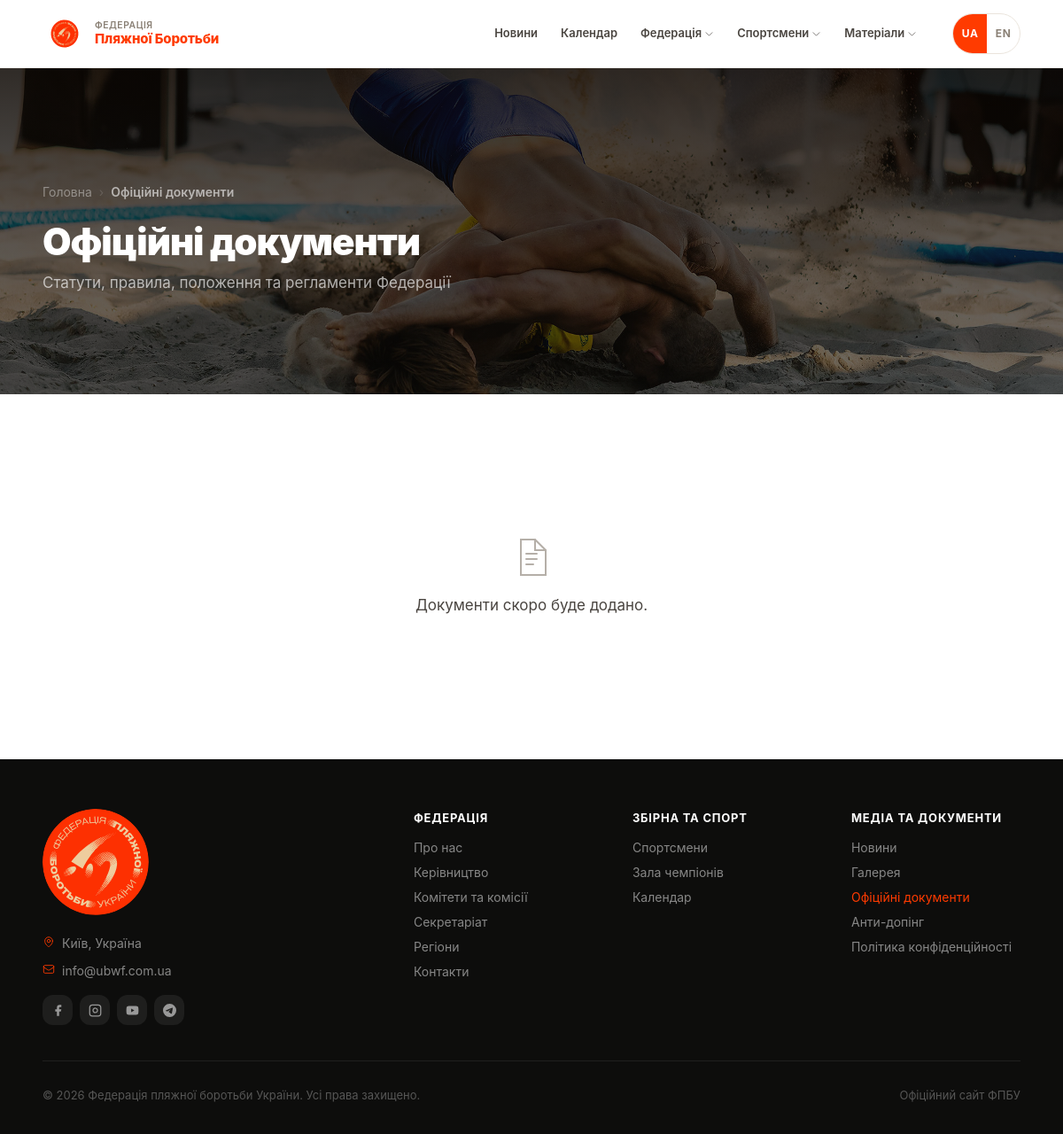
/documents, run on an earlier commit of the app's database.
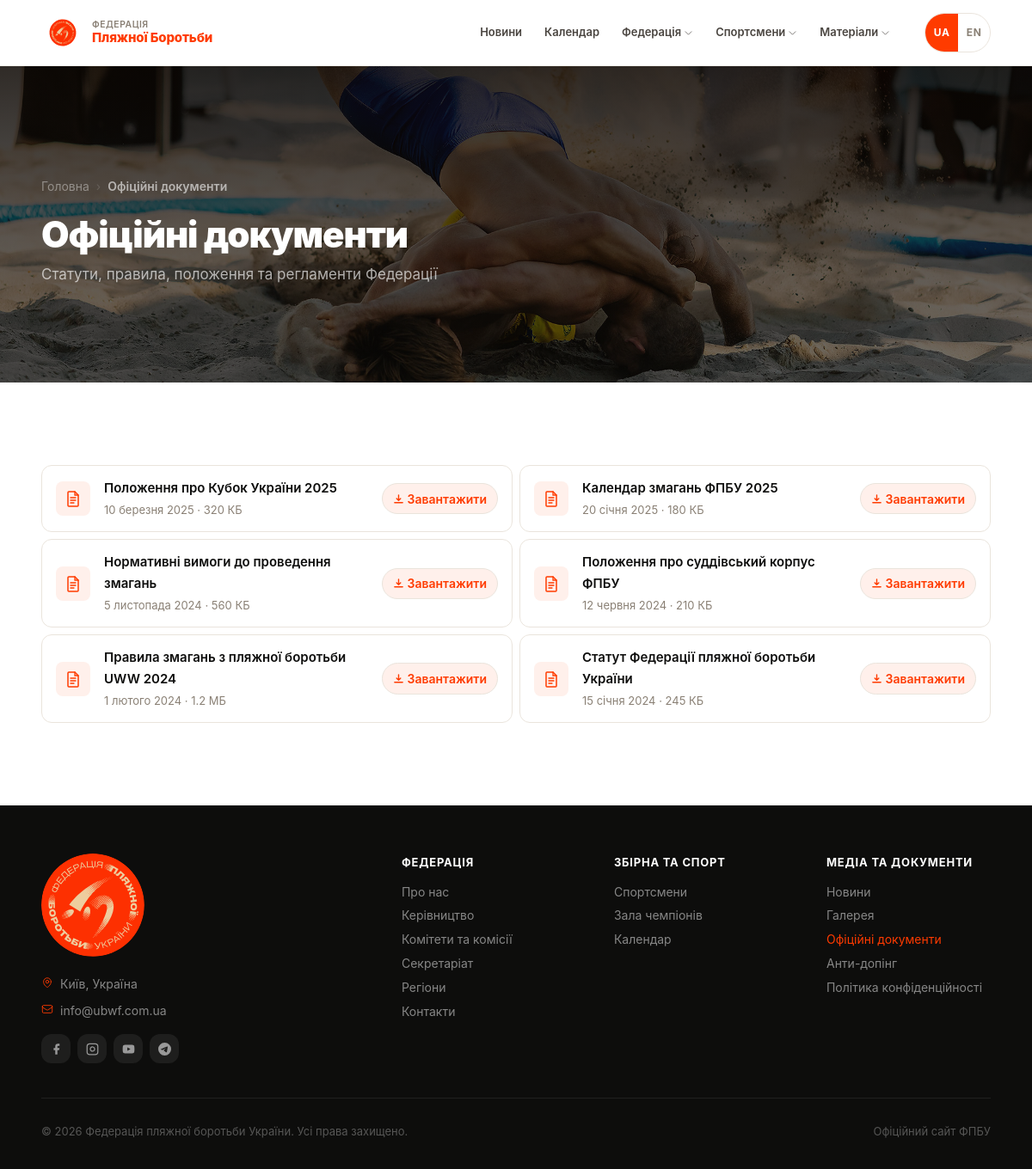
And on a later commit of the database.
### tables this page shows
CREATE TABLE documents (
        id INTEGER PRIMARY KEY AUTOINCREMENT,
        title TEXT NOT NULL,
        filename TEXT NOT NULL,
        category TEXT DEFAULT 'Загальне',
        uploaded_at TEXT NOT NULL,
        file_size TEXT
    , title_en TEXT);

### app.py (the view)
@app.route('/documents')
def documents():
    docs = db.get_documents(category='Офіційні документи')
    return render_template('documents/index.html', docs=docs, category='official')

### app.py (called while the page is built)
@app.before_request
def set_language():
    lang = request.cookies.get('lang', 'uk')
    g.lang = lang if lang in SUPPORTED_LANGS else 'uk'
    g.t    = make_t(g.lang)

@app.template_filter('lf')
def lang_field(row, field):
    if g.lang == 'en':
        try:
            v = row[field + '_en']
            if v: return v
        except (KeyError, IndexError, TypeError):
            pass
    try:
        return row[field]
    except (KeyError, IndexError, TypeError):
        return ''

@app.template_filter('date_long')
def date_long(date_str):
    try:
        d = datetime.strptime(date_str[:10], '%Y-%m-%d')
        return f"{MONTHS_EN[d.month]} {d.day}, {d.year}" if g.lang == 'en' else f"{d.day} {MONTHS_UK[d.month]} {d.year}"
    except Exception:
        return date_str

@app.context_processor
def inject_globals():
    return {
        'current_year': datetime.today().year,
        'lang': g.lang,
        't': g.t,
        'icon': _icon,
    }

def _fix_text_node(text):
    text = _PREP_RE.sub(lambda m: m.group(1) + ' ', text)
    text = _YEAR_RE.sub(r'\1 \2', text)
    return text

### db.py (called while the page is built)
def get_db():
    conn = sqlite3.connect(DB_PATH)
    conn.row_factory = sqlite3.Row
    conn.execute("PRAGMA journal_mode=WAL")
    return conn

def get_documents(category=None):
    conn = get_db()
    if category:
        rows = conn.execute("SELECT * FROM documents WHERE category = ? ORDER BY uploaded_at DESC", (category,)).fetchall()
    else:
        rows = conn.execute("SELECT * FROM documents ORDER BY category, uploaded_at DESC").fetchall()
    conn.close()
    return rows

### icons.py (called while the page is built)
def icon(name, cls='', size=None):
    inner = _ICONS.get(name, '')
    if not inner:
        return Markup('')
    class_attr = f' class="{cls}"' if cls else ''
    size_attr = f' width="{size}" height="{size}"' if size else ''
    return Markup(
        f'<svg{class_attr}{size_attr} xmlns="http://www.w3.org/2000/svg" fill="none" '
        f'viewBox="0 0 24 24" stroke-width="1.5" stroke="currentColor" aria-hidden="true">'
        f'{inner}</svg>'
    )

### translations.py (called while the page is built)
def make_t(lang):
    d = TRANSLATIONS.get(lang, UK)
    def t(key):
        return d.get(key, UK.get(key, key))
    return t

### templates/documents/index.html (shortened to what this page needs)
{% extends "base.html" %}
{% block content %}
<div class="page-hero page-hero--dark {% if category == 'antidoping' %}page-hero--antidoping{% else %}page-hero--documents{% endif %}">
    <div class="container">
        <nav class="breadcrumb">
            <a href="/" class="nav-link">{{ t('nav.home') }}</a><span class="sep">›</span>
            {% if category == 'antidoping' %}
            <span class="cur">{{ t('nav.docs.antidoping') }}</span>
            {% else %}
            <span class="cur">{{ t('nav.docs.official') }}</span>
            {% endif %}
        </nav>
        <h1 class="page-hero-title">
            {{ t('nav.docs.antidoping') if category == 'antidoping' else t('nav.docs.official') }}
        </h1>
        <p class="page-hero-desc">{{ t('docs.antidoping.desc') if category == 'antidoping' else t('docs.desc') }}</p>
    </div>
</div>
<section class="section">
    <div class="container">
        <div class="docs-list">
            {% if docs %}
            {% for doc in docs %}
            <div class="doc-item">
                <div class="doc-icon">
                    <svg width="20" height="20" viewBox="0 0 20 20" fill="none"><path d="M5 2h7l4 4v12a1 1 0 0 1-1 1H5a1 1 0 0 1-1-1V3a1 1 0 0 1 1-1Z" stroke="currentColor" stroke-width="1.5"/><path d="M12 2v4h4M7 9h6M7 12h6M7 15h4" stroke="currentColor" stroke-width="1.3" stroke-linecap="round"/></svg>
                </div>
                <div style="flex:1;min-width:0;">
                    <div class="doc-title">{{ doc | lf('title') }}</div>
                    <div class="doc-meta">{{ doc.uploaded_at | date_long }}{% if doc.file_size %} · {{ doc.file_size }}{% endif %}</div>
                </div>
                <a href="/documents/download/{{ doc.filename }}" class="doc-download">
                    <svg width="13" height="13" viewBox="0 0 14 14" fill="none"><path d="M7 2v7M4.5 6.5L7 9l2.5-2.5M2 11.5h10" stroke="currentColor" stroke-width="1.5" stroke-linecap="round" stroke-linejoin="round"/></svg>
                    {{ t('docs.download') }}
                </a>
            </div>
            {% endfor %}
            {% else %}
            <div class="empty-state">
                <svg viewBox="0 0 48 48" fill="none"><path d="M12 4h16l12 12v28H12V4Z" stroke="currentColor" stroke-width="2"/><path d="M28 4v12h12M18 20h12M18 26h12M18 32h8" stroke="currentColor" stroke-width="2" stroke-linecap="round"/></svg>
                <p>{{ t('docs.empty') }}</p>
            </div>
            {% endif %}
        </div>
    </div>
</section>
{% endblock %}

### templates/base.html (shortened to what this page needs)
<!DOCTYPE html>
<html lang="{{ lang }}">
<head>
    <link rel="stylesheet" href="{{ url_for('static', filename='css/main.css') }}?v=66">
</head>
<body>
<header class="site-header" id="site-header">
    <div class="container">
        <div class="hdr-inner">
            <a href="/" class="hdr-logo nav-link" data-nav-page="" aria-label="{{ t('site.name') }}">
                <img class="hdr-logo-mark" src="{{ url_for('static', filename='img/logo-badge.svg') }}" alt="" aria-hidden="true">
                <div class="hdr-logo-text">
                    <span class="ln1">{{ 'Federation' if lang == 'en' else 'Федерація' }}</span>
                    <span class="ln2">{{ 'Beach Wrestling' if lang == 'en' else 'Пляжної Боротьби' }}</span>
                </div>
            </a>
            <nav class="hdr-nav" aria-label="Main navigation">
                <a href="/news"     class="hdr-pill nav-link" data-nav-page="news">{{ t('nav.news') }}</a>
                <a href="/calendar" class="hdr-pill nav-link" data-nav-page="calendar">{{ t('nav.calendar') }}</a>
                <div class="hdr-dropdown">
                    <a href="/about" class="hdr-pill nav-link" data-nav-page="about,leadership,committees,secretariat,regions,contacts">
                        {{ t('nav.federation') }}
                        {{ icon('chevron-down', size=11) }}
                    </a>
                </div>
                <div class="hdr-dropdown">
                    <a href="/athletes" class="hdr-pill nav-link" data-nav-page="athletes,champions">
                        {{ t('nav.athletes') }}
                        {{ icon('chevron-down', size=11) }}
                    </a>
                </div>
                <div class="hdr-dropdown">
                    <button type="button" class="hdr-pill">
                        {{ 'Materials' if lang == 'en' else 'Матеріали' }}
                        {{ icon('chevron-down', size=11) }}
                    </button>
                </div>
            </nav>
            <div class="lang-switcher" aria-label="Language">
                <a href="/set-lang/uk" class="lang-btn {% if lang == 'uk' %}active{% endif %}">UA</a>
                <a href="/set-lang/en" class="lang-btn {% if lang == 'en' %}active{% endif %}">EN</a>
            </div>
        </div>
    </div>
</header>
<main id="main-content">
    {% block content %}{% endblock %}
</main>
<footer class="site-footer">
    <div class="container">
        <div class="footer-grid">
            <div>
                <img class="footer-logo-round"
                     src="{{ url_for('static', filename='img/' + ('logo-main-2.svg' if lang == 'en' else 'logo-main.svg')) }}"
                     alt="{{ t('site.name') }}">
                <div class="footer-contact-item" style="margin-top:1.25rem;">
                    {{ icon('map-pin') }}
                    <span>{{ 'Kyiv, Ukraine' if lang == 'en' else 'Київ, Україна' }}</span>
                </div>
                <div class="footer-contact-item">
                    {{ icon('envelope') }}
                    <span>info@ubwf.com.ua</span>
                </div>
                <div class="social-links">
                    <a href="#" class="social-link" aria-label="Facebook">
                        <svg width="15" height="15" viewBox="0 0 24 24" fill="currentColor"><path d="M18 2h-3a5 5 0 0 0-5 5v3H7v4h3v8h4v-8h3l1-4h-4V7a1 1 0 0 1 1-1h3z"/></svg>
                    </a>
                    <a href="#" class="social-link" aria-label="Instagram">
                        <svg width="15" height="15" viewBox="0 0 24 24" fill="none" stroke="currentColor" stroke-width="2"><rect x="2" y="2" width="20" height="20" rx="5"/><path d="M16 11.37A4 4 0 1 1 12.63 8 4 4 0 0 1 16 11.37z"/><line x1="17.5" y1="6.5" x2="17.51" y2="6.5"/></svg>
                    </a>
                    <a href="#" class="social-link" aria-label="YouTube">
                    </a>
                    <a href="#" class="social-link" aria-label="Telegram">
                    </a>
                </div>
            </div>
            <div>
                <div class="footer-col-title">{{ t('footer.federation') }}</div>
                <a href="/about"       class="footer-link nav-link" data-nav-page="about">{{ t('nav.fed.about') }}</a>
                <a href="/leadership"  class="footer-link nav-link" data-nav-page="leadership">{{ t('nav.fed.leadership') }}</a>
                <a href="/committees"  class="footer-link nav-link" data-nav-page="committees">{{ t('nav.fed.committees') }}</a>
                <a href="/secretariat" class="footer-link nav-link" data-nav-page="secretariat">{{ t('nav.fed.secretariat') }}</a>
                <a href="/regions"     class="footer-link nav-link" data-nav-page="regions">{{ t('nav.fed.regions') }}</a>
                <a href="/contacts"    class="footer-link nav-link" data-nav-page="contacts">{{ t('nav.contacts') }}</a>
            </div>
            <div>
                <div class="footer-col-title">{{ t('footer.national_team') }}</div>
                <a href="/athletes"  class="footer-link nav-link" data-nav-page="athletes">{{ t('nav.athletes') }}</a>
                <a href="/champions" class="footer-link nav-link" data-nav-page="champions">{{ t('nav.champions') }}</a>
                <a href="/calendar"  class="footer-link nav-link" data-nav-page="calendar">{{ t('nav.calendar') }}</a>
            </div>
            <div>
                <div class="footer-col-title">{{ t('footer.materials') }}</div>
                <a href="/news"                 class="footer-link nav-link" data-nav-page="news">{{ t('nav.news') }}</a>
                <a href="/gallery"              class="footer-link nav-link" data-nav-page="gallery">{{ t('nav.gallery') }}</a>
                <a href="/documents"            class="footer-link nav-link" data-nav-page="documents">{{ t('nav.docs.official') }}</a>
                <a href="/documents/antidoping" class="footer-link nav-link" data-nav-page="documents/antidoping">{{ t('nav.docs.antidoping') }}</a>
                <a href="/privacy"              class="footer-link nav-link" data-nav-page="privacy">{{ t('footer.privacy') }}</a>
            </div>
        </div>
        <div class="footer-bottom">
            <span>© {{ current_year }} {{ t('site.name') }}. {{ t('footer.rights') }}</span>
            <span>{{ t('footer.official') }}</span>
        </div>
    </div>
</footer>
</body>
</html>

What changed in the data, as far as the page shows it:
added documents: title "Положення про Кубок України 2025", uploaded_at "10 березня 2025", file_size "320 КБ", t "Завантажити"
added documents: title "Календар змагань ФПБУ 2025", uploaded_at "20 січня 2025", file_size "180 КБ", t "Завантажити"
added documents: title "Нормативні вимоги до проведення змагань", uploaded_at "5 листопада 2024", file_size "560 КБ", t "Завантажити"
added documents: title "Положення про суддівський корпус ФПБУ", uploaded_at "12 червня 2024", file_size "210 КБ", t "Завантажити"
added documents: title "Правила змагань з пляжної боротьби UWW 2024", uploaded_at "1 лютого 2024", file_size "1.2 МБ", t "Завантажити"
added documents: title "Статут Федерації пляжної боротьби України", uploaded_at "15 січня 2024", file_size "245 КБ", t "Завантажити"
Also different on the page:
{{ t('docs.empty') }}: "Документи скоро буде додано." → (not shown)
